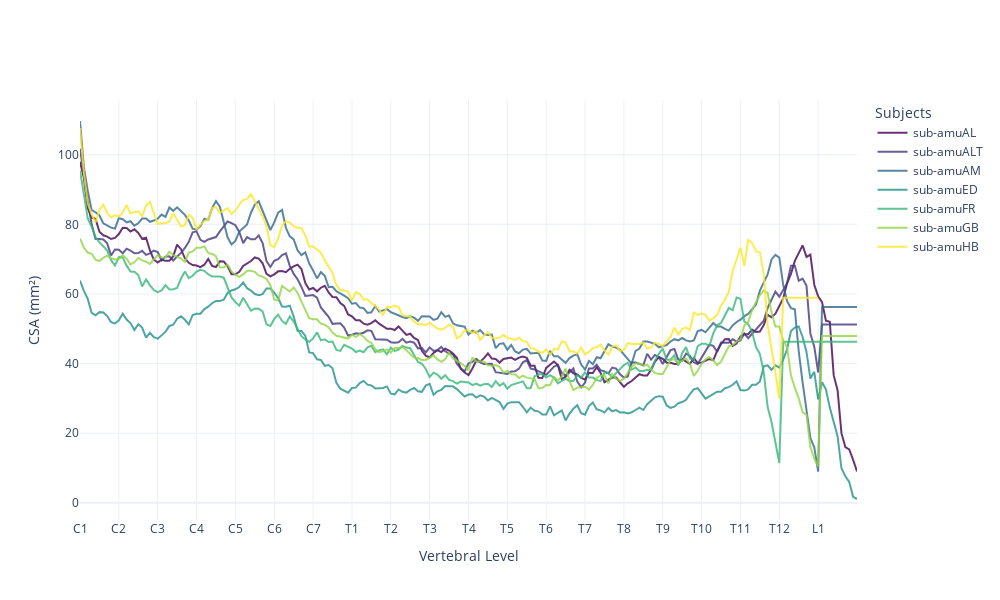

The code cell stored with this chart in its notebook:
### Markdown cell above
### 1. Spinal cord cross-sectional area (CSA)

### Code cell
plot_morphometrics(morphometrics_df, 'CSA','CSA (mm²)')

### Figure 1 — Plotly figure (JSON) as saved in the notebook; plotly's stock layout.template omitted (floating-point values rounded to 4 significant figures; data arrays with more than 128 entries replaced by an {"elided": "..."} marker saying what was removed)
{"data": [{"line": {"color": "rgb(68, 1, 84)", "width": 2}, "mode": "lines", "name": "sub-amuAL", "opacity": 0.8, "type": "scatter", "x": {"elided": "201 float values"}, "y": {"elided": "201 float values"}}, {"line": {"color": "rgb(67, 56, 128)", "width": 2}, "mode": "lines", "name": "sub-amuALT", "opacity": 0.8, "type": "scatter", "x": {"elided": "201 float values"}, "y": {"elided": "201 float values"}}, {"line": {"color": "rgb(49, 104, 142)", "width": 2}, "mode": "lines", "name": "sub-amuAM", "opacity": 0.8, "type": "scatter", "x": {"elided": "201 float values"}, "y": {"elided": "201 float values"}}, {"line": {"color": "rgb(34, 144, 140)", "width": 2}, "mode": "lines", "name": "sub-amuED", "opacity": 0.8, "type": "scatter", "x": {"elided": "201 float values"}, "y": {"elided": "201 float values"}}, {"line": {"color": "rgb(53, 183, 121)", "width": 2}, "mode": "lines", "name": "sub-amuFR", "opacity": 0.8, "type": "scatter", "x": {"elided": "201 float values"}, "y": {"elided": "201 float values"}}, {"line": {"color": "rgb(146, 214, 65)", "width": 2}, "mode": "lines", "name": "sub-amuGB", "opacity": 0.8, "type": "scatter", "x": {"elided": "201 float values"}, "y": {"elided": "201 float values"}}, {"line": {"color": "rgb(253, 231, 37)", "width": 2}, "mode": "lines", "name": "sub-amuHB", "opacity": 0.8, "type": "scatter", "x": {"elided": "191 float values"}, "y": {"elided": "191 float values"}}], "layout": {"height": 600, "legend": {"title": {"text": "Subjects"}}, "width": 1000, "xaxis": {"tickmode": "array", "ticktext": ["C1", "C2", "C3", "C4", "C5", "C6", "C7", "T1", "T2", "T3", "T4", "T5", "T6", "T7", "T8", "T9", "T10", "T11", "T12", "L1"], "tickvals": [1, 2, 3, 4, 5, 6, 7, 8, 9, 10, 11, 12, 13, 14, 15, 16, 17, 18, 19, 20], "title": {"text": "Vertebral Level"}}, "yaxis": {"title": {"text": "CSA (mm²)"}}}}
